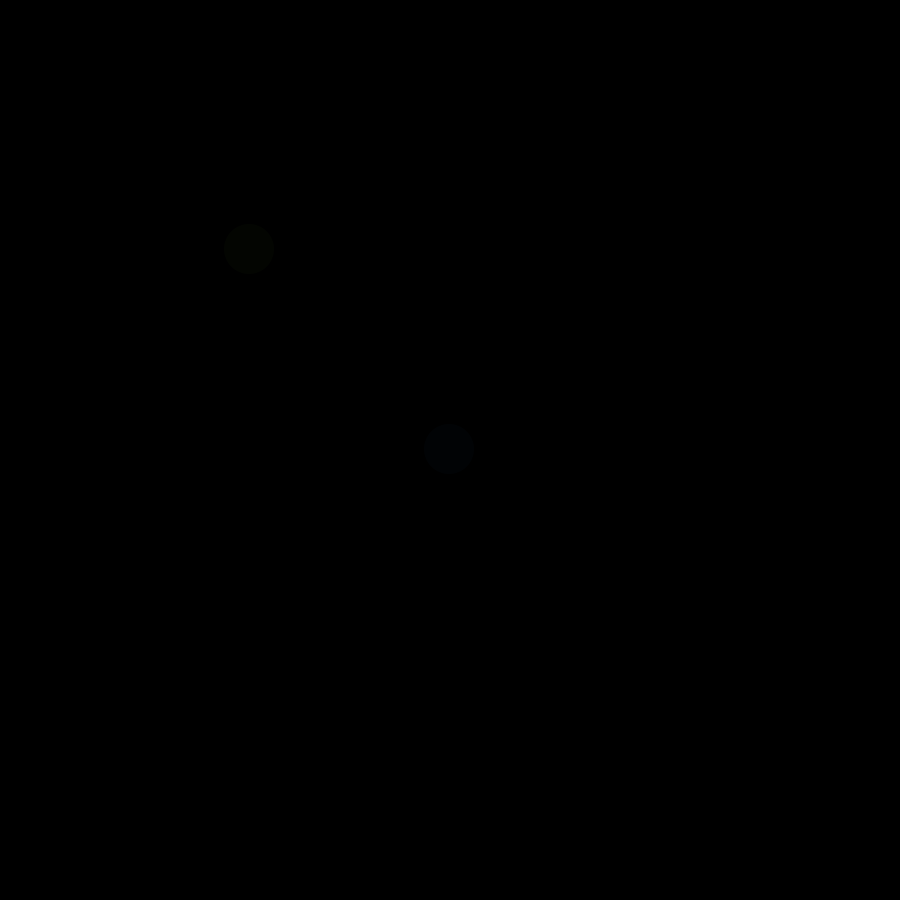
Frame 1 (no input)
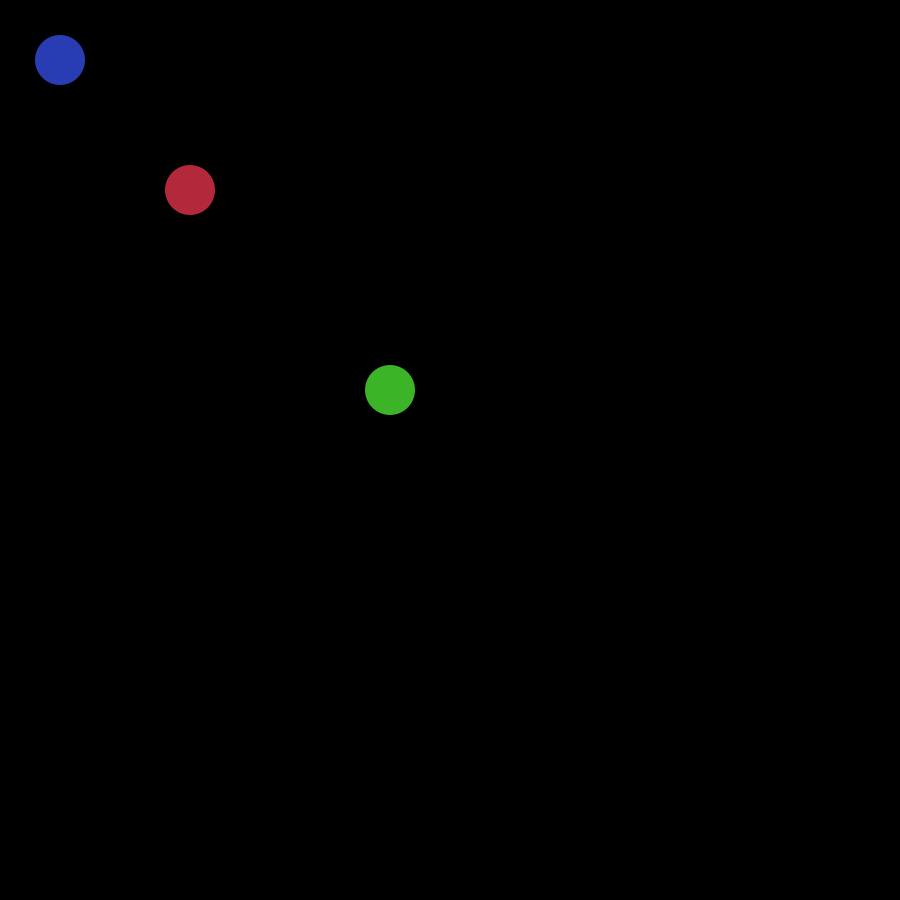
Frame 60 (the mouse pressed at the canvas centre just before this capture)
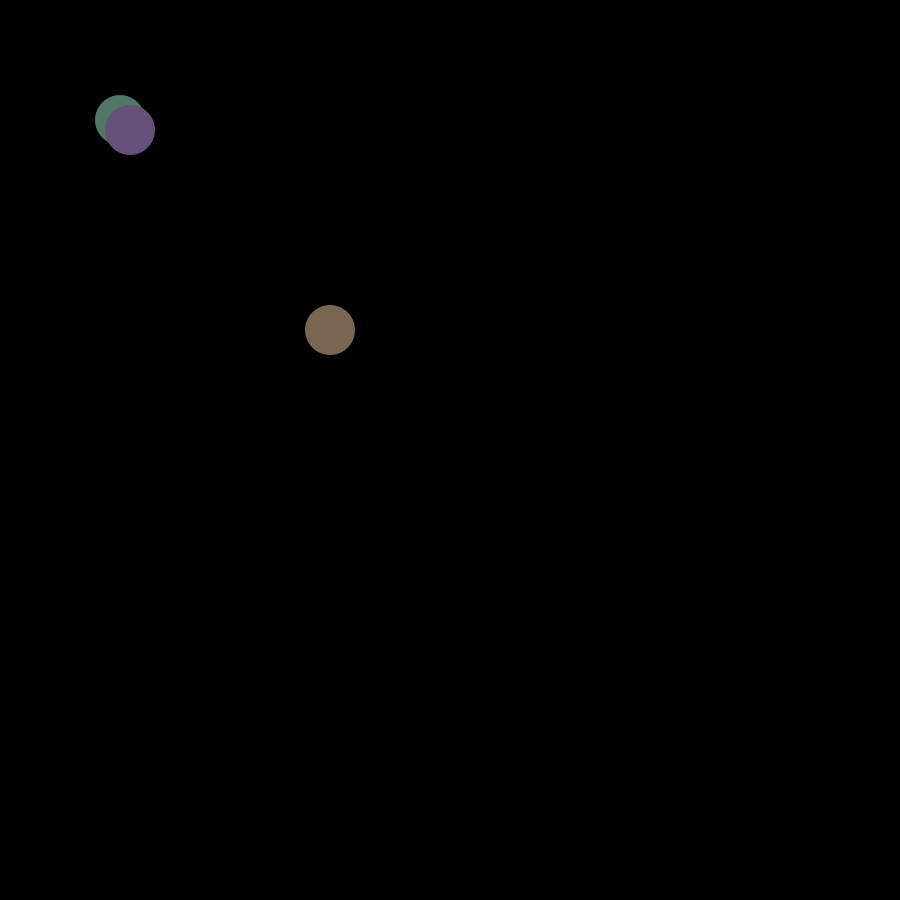
Frame 120 (the mouse held since frame 60 and released just before this capture)

The Processing sketch that drew these frames (run headless with seeded random() and noise(); from frame 60 on, the mouse is pressed at the canvas centre):

// Processing sketch: processing_169466
// ── processing_169466.pde

int y = 450;
int x = 450;
int v = 0;
int w = 0;
int r = 0;
int g = 0;
int b = 0;

void setup() {
size (900, 900); // set dimensions window
}

void draw() {
  background (0, 0, 0);
  noStroke();
  y=y-1;
  x=x-1;
  v=v+1;
  w=w+1;
  r=r+1;
  g=g+3;
  b=b+5;
  if (y<0) {
  y = height;
  }
  if (x<0) {
  x = width;
  }
  if (v>900) {
  v = 0;
  }
  if (w>900) {
  w = 0;
  }
  if (r>255) {
  r = 0;
  }
  if (g>255) {
  g = 0;
  }
  if (b>255) {
  b = 0;
  }
  // begin hier met tekenen
  fill(r, g, b);
  cirkelmetxeny(x, y);
  fill(b, r, g);
  cirkelmetxeny(v, w);
  fill(g, b, r);
  cirkelmetxeny(x-200, y-200);
  fill(0, 0, 0);
  ellipse(mouseX, mouseY, 100, 100);
}

void cirkelmetxeny (int x, int y) {
 ellipse(x, y, 50, 50);
}
